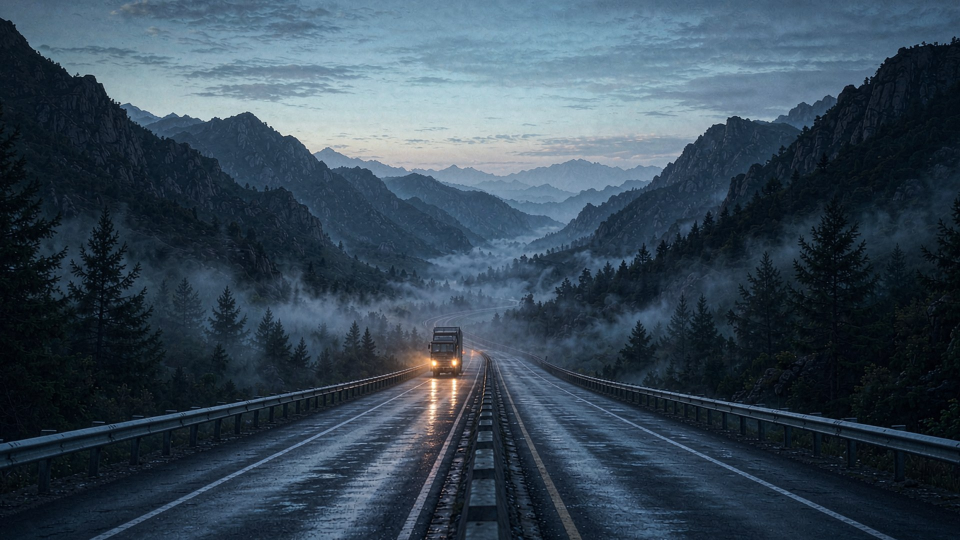
#> input picture assets/frames/f01.jpg, 1920 x 1080 px (shown at 1/2 size)
$ python -i render.py   (imports and definitions only)
#> lines starting #> are read from the running program, lines starting #| are printed output that depends on the picture
### story.py
"""《第五个轮子》/ THE FIFTH WHEEL — 单一来源。

片子的一切都从这里出：镜头、时长、构图、旁白、字幕、音效、落版。
改片子只改这个文件；docs/02-SHOTLIST.md 由 `render.py --shotlist` 生成，
`verify.py` 会拿它反过来核对，防止「改了时长忘了重生成文档」。

赛道 AS · 十堰市茅箭区首届 Token 产业 IP 创意大赛 · AI 产业宣传片

v2（闸 D 之后改的，三路盲读各指一遍）：
  · 第 5、6 镜换成「牵引车倒进挂车底下」「从地面仰视挂车底盘落下来」——
    原来那个抽象的圆盘法兰，三位评委都说「这不是牵引座」，改「拍事件」而不是「拍零件」。
  · 第 7 镜由冲压改成钢卷库（原图的钣金像布，被指违反物理）。
  · 第 11 镜由啮合齿轮改成「货架上成排的同步器」（原来那张齿圈不啮合，被指结构错）。
  · 英文全部重写：原稿五处直译，`THE FIFTH WHEEL` 在英语里是「多余的人」的习语，
    与中文意思相反，落版改成 `THE FIFTH WHEEL COUPLING`（行内正式名）。
  · 首句「四个轮子走路」会被画面里的多轴车反驳，改成「四只轮子先落地」——只说不落地的那个。
"""
from __future__ import annotations

from dataclasses import dataclass

W, H = 1920, 1080
FPS = 24
DUR = 156.0

# 底本尺寸（3:2，比 16:9 多出取景余量；生成器出 1536×1024 再放大到这里）
PW, PH = 2400, 1600

FONT_CN = "C:/Windows/Fonts/Noto Sans SC (TrueType).otf"
FONT_CN_B = "C:/Windows/Fonts/Noto Sans SC Bold (TrueType).otf"
FONT_NUM = "C:/Windows/Fonts/Deng.ttf"


@dataclass
class Shot:
    key: str
    dur: float
    kind: str          # wide / macro / inside
    move: str          # in / out / left / right / up / down / still
    grade: str         # cool / warm / steel / dusk
    prompt: str
    note: str = ""     # 这一镜承担哪一句论证

    # [8 lines left out: function start, not called in this run]

    @property
    def end(self) -> float:
        return self.start + self.dur


# ---------------------------------------------------------------- 镜头
# 视觉总纲：工业微距 + 冷钢蓝灰 + 唯一暖色（弧光/钠灯）。
# 卡车一律不挂牌照、不露商标；远景靠雾、逆光、剪影，避开生成器的车头比例软肋。
STYLE = (
    "cinematic industrial brand-film still, shot on ARRI Alexa with anamorphic 40mm, "
    "volumetric haze, desaturated steel blue-grey palette with one warm amber accent, "
    "deep crushed shadows, soft highlight rolloff, fine 35mm grain, photorealistic, "
    "no text, no lettering, no logos, no watermark, no people looking at camera"
)

SHOTS: list[Shot] = [
    Shot("dawn_road", 11.0, "wide", "in", "cool",
         "a two-lane mountain highway at first light cutting through the Qinling foothills, "
         "low mist between dark ridges, a single heavy truck far away with headlights on, "
         "wet asphalt reflecting cold sky, wide establishing shot"),
    Shot("wheel_close", 8.0, "macro", "left", "steel",
         "extreme close-up of a heavy truck front wheel rolling through a shallow puddle on wet asphalt, "
         "water and grit thrown up, tyre tread filling the frame, motion blur at the rim"),
    Shot("four_wheels", 8.0, "wide", "right", "cool",
         "low angle under a parked heavy truck at dawn showing four wheels in a row on wet concrete, "
         "chassis rails and air tanks above, backlit haze, symmetric composition"),
    Shot("under_body", 8.0, "inside", "up", "steel",
         "inside the chassis of a heavy truck looking along the drivetrain: propeller shaft, "
         "axle housing, air lines, greased metal, a thin shaft of light from above"),
    Shot("couple_wide", 10.0, "wide", "right", "dusk",
         "a tractor unit slowly reversing under a parked semi-trailer in a freight yard at dusk, "
         "low three-quarter view from the rear corner of the tractor, the gap between tractor and "
         "trailer narrowing, silhouettes, sodium lamps in haze, wet asphalt"),
    Shot("couple_low", 8.0, "inside", "up", "warm",
         "extreme low angle from the ground beneath a semi-trailer: the trailer's steel underside and "
         "landing legs overhead, the tractor's rear frame entering from the right, thick grease and "
         "worn steel, one amber work lamp, deep shadow"),
    Shot("coil", 8.0, "wide", "right", "cool",
         "cold-rolled steel coils stacked in rows inside a dark plant, an overhead crane hook and sling "
         "above them, shafts of daylight from high windows, dust in the air, industrial scale"),
    Shot("weld", 8.0, "wide", "in", "cool",
         "rows of welding robots on a truck cab assembly line, blue-white arc flashes, sparks falling, "
         "cab shells in jigs, dark hall with haze"),
    Shot("paint", 7.0, "wide", "left", "steel",
         "a truck cab shell moving through a paint booth, electrostatic mist, soft light bars overhead, "
         "glossy white surface, sterile industrial atmosphere"),
    Shot("assembly", 9.0, "wide", "down", "cool",
         "a truck cab being lowered onto a chassis on the final assembly line, workers in dark uniforms "
         "guiding it by hand, cables and hoists above, dramatic top light, silhouettes only"),
    Shot("rack", 8.0, "macro", "in", "steel",
         "rows of identical machined synchroniser assemblies standing in a factory rack, oiled steel "
         "surfaces, cold overhead light, a repeating pattern receding into darkness, shallow depth of field"),
    Shot("caliper", 7.0, "macro", "left", "warm",
         "a gloved hand holding a digital micrometer against a machined steel part, measurement jaws "
         "touching the surface, shallow depth of field, warm task light in a dark inspection room"),
    Shot("screen", 7.0, "wide", "in", "cool",
         "a dark control room with a wall of screens showing abstract production data and wireframe "
         "vehicle geometry, cold blue glow on empty chairs, shallow depth of field"),
    Shot("gate_out", 9.0, "wide", "out", "warm",
         "an unbranded white heavy truck rolling out of a factory gate at sunrise, long shadows across "
         "wet concrete, guard booth silhouette, backlit dust, hopeful morning light"),
    Shot("highway", 9.0, "wide", "right", "cool",
         "aerial view of a convoy of heavy trucks crossing a high viaduct between mountains, morning fog "
         "in the valley below, cold blue and pale gold, sweeping drone shot"),
    Shot("port", 10.0, "wide", "in", "dusk",
         "a heavy truck driving up the ramp into a ro-ro vehicle carrier at dusk, ship hull towering, "
         "port cranes and containers in silhouette, sodium lights reflecting on wet dock"),
    Shot("overseas", 9.0, "wide", "left", "warm",
         "a cab-over-engine heavy truck with a box trailer on a two-lane highway through tropical "
         "highlands at dawn, palms and bamboo at the roadside, mist lying in the valleys, "
         "three-quarter side view, long lens compression"),
    Shot("couple_open", 6.0, "wide", "in", "warm",
         "a semi-trailer being released from a tractor unit at dawn: the trailer standing on its landing "
         "legs, the tractor pulling away, the coupling gap opening, backlit dust, wide three-quarter view"),
    Shot("card", 6.0, "wide", "still", "steel", ""),   # 落版由代码画，不用底图
]

TOTAL_FRAMES = int(round(DUR * FPS))


def _starts() -> list[float]:
    out, t = [], 0.0
    for s in SHOTS:
        out.append(t)
        t += s.dur
    return out


STARTS = _starts()
assert abs(sum(s.dur for s in SHOTS) - DUR) < 1e-6, sum(s.dur for s in SHOTS)


# ---------------------------------------------------------------- 旁白
@dataclass
class Voice:
    idx: int
    t: float
    text: str
    en: str
    window: float
    voice: str = "zh-CN-YunxiNeural"
    rate: str = "-14%"
    pitch: str = "-2Hz"


VOICES: list[Voice] = [
    Voice(1, 1.6, "一台重卡，四只轮子先落地。",
          "Four wheels take the road first.", 8.2),
    Voice(2, 27.4, "第五个轮子不落地。它只做一件事——接住重量。",
          "The fifth never touches it. It does one thing: it carries the load.", 9.6),
    Voice(3, 45.4, "牵引座。行内叫它，第五个轮子。",
          "The coupling plate. The trade calls it the fifth wheel.", 8.4),
    Voice(4, 54.0, "在茅箭，一千一百五十家企业，做的是同一件事。",
          "In Maojian, 1,150 suppliers do the same thing.", 8.4),
    Voice(5, 63.6, "把别人的重量，接住。",
          "They carry someone else's load.", 7.2),
    Voice(6, 86.0, "一套同步器，国内市场九成。",
          "Its synchronisers hold nine tenths of the domestic market.", 8.8),
    Voice(7, 100.4, "四十万辆的产能，从一个山口出发。",
          "Capacity for 400,000 vehicles a year, out of a mountain pass.", 9.4),
    Voice(8, 116.6, "这座城没有海。",
          "This city has no sea.", 7.0),
    Voice(9, 125.6, "于是它把海，装进了车轮。",
          "So it carried the sea out on wheels.", 8.6),
    Voice(10, 137.0, "四只轮子带它走。第五个轮子，让它接住世界。",
          "Four wheels carry it. The fifth lets it hold the world.", 9.4),
]

assert all(v.t + v.window <= DUR for v in VOICES)


# ---------------------------------------------------------------- 屏幕字（除旁白外的定位字）
@dataclass
class Label:
    key: str
    t0: float
    t1: float
    text: str
    sub: str = ""
    pos: str = "left"     # left / center


LABELS: list[Label] = [
    Label("n1150", 56.6, 62.8, "1,150", "汽车及零部件企业｜auto & parts suppliers", "left"),
    Label("n90", 88.4, 93.2, "90%", "同步器 · 国内市场份额｜synchroniser share, China", "left"),
    Label("n40", 102.6, 107.6, "400,000", "整车及专用车年产能｜annual capacity", "left"),
]


# ---------------------------------------------------------------- 音效
@dataclass
class Cue:
    t: float
    kind: str
    gain: float = 1.0


CUES: list[Cue] = [
    Cue(11.0, "tyre", 0.8),        # 轮子压水
    Cue(19.2, "metal", 0.5),       # 底盘金属
    Cue(35.2, "grease", 0.4),      # 倒车前的液压
    Cue(45.4, "pin", 1.0),         # 牵引销落座（全片第一声「咔」）
    Cue(53.0, "press", 0.8),       # 钢卷落垛
    Cue(61.0, "weld", 0.85),       # 焊接
    Cue(69.0, "spray", 0.5),
    Cue(76.0, "hoist", 0.7),
    Cue(85.0, "gear", 0.5),
    Cue(93.0, "caliper", 0.35),
    Cue(107.0, "engine", 0.8),     # 出厂
    Cue(116.0, "wind", 0.55),
    Cue(125.0, "horn", 0.6),       # 港口
    Cue(135.0, "wind2", 0.5),
    Cue(144.2, "unlock", 0.9),     # 锁钩打开
    Cue(147.8, "pin", 1.0),        # 最后一声「咔」，画面已黑
]


# ---------------------------------------------------------------- 落版
CARD = {
    "line1": "茅箭",
    "line2": "中国商用车之都",
    "line3": "第五个轮子",
    "line4": "MAOJIAN · SHIYAN",
    "line5": "THE FIFTH WHEEL COUPLING",
    "foot": "本片由生成式 AI 制作｜MADE WITH GENERATIVE AI　·　2026",
}

# 字幕安全区（像素）
SUB = {"x": 132, "y_cn": 884, "size_cn": 46, "size_en": 28, "gap": 52, "max_w": 1180}


# ---------------------------------------------------------------- 每个镜头承担的论证
# 判据是「去掉这一镜，论证塌不塌」；写不出来就说明这个镜头可以删。
NOTES = {
    "dawn_road": "开局交代地理：山、路、第一辆车",
    "wheel_close": "「轮子先落地」——拍到物理层面",
    "four_wheels": "四只轮子成排，给「第五个」留出空位",
    "under_body": "钻到车底，视线开始找那个不落地的轮子",
    "couple_wide": "把「接住」拍成事件：牵引车倒进挂车底下",
    "couple_low": "从地面仰视，重量真的从上面压下来",
    "coil": "产业链起点：一块钢",
    "weld": "车身成形",
    "paint": "涂装＝出厂的体面",
    "assembly": "合装＝一台车的完成",
    "rack": "成排的同一个零件＝「九成」的视觉论证",
    "caliper": "精度：千分尺上的那一格",
    "screen": "数字化：智慧工厂的另一半",
    "gate_out": "出厂，第一次朝向外面",
    "highway": "山口与桥——「从一个山口出发」",
    "port": "第一次见海",
    "overseas": "海的那边，同一种车",
    "couple_open": "反向动作：分开，才说明刚才接住过",
    "card": "落版",
}
for _s in SHOTS:
    _s.note = NOTES.get(_s.key, "")


# ---------------------------------------------------------------- 黑场（留给最后一声「咔」）
# 从 BLK0 开始 0.6 s 落黑，到 CARD_IN 一直是黑；落版 CARD_IN 起淡入。
# verify.py 用同一对数字判「这一段本来就该是黑的」，不再把设计当缺陷。
BLK0 = 147.55
BLK1 = 148.15
CARD_IN = 150.0

### render.py
"""把 18 张底本渲成 156 秒《第五个轮子》。

用法：
  py -3 render.py --prep                 # 去水印、放大、分级缓存
  py -3 render.py --stills 5 40 120      # 出指定秒数的静帧（核对用）
  py -3 render.py --pipe                 # 直接喂 ffmpeg 出成片
  py -3 render.py --seg 1/4 --silent     # 分段（并行用）；--concat 拼接
  py -3 render.py --shotlist             # 生成 docs/02-SHOTLIST.md（单一来源反向核对）

原则：画面只由 story.py 决定；这里的每个函数都必须是纯函数（同输入同输出），
否则 verify.py 的重渲断言会失败。
"""
from __future__ import annotations

import argparse
import math
import subprocess
import sys
from pathlib import Path

import cv2
import numpy as np
from PIL import Image, ImageDraw, ImageFilter, ImageFont

import story

ROOT = Path(__file__).resolve().parent
RAW = ROOT / "keyframes" / "raw"
PLATE = ROOT / "keyframes" / "plate"
OUT = ROOT / "out"
FONTS = {
    "cn": story.FONT_CN_B,
    "cn_light": story.FONT_CN,
    "num": story.FONT_NUM,
    "serif": "C:/Windows/Fonts/Source Han Serif SC Heavy (TrueType).ttf",
}

W, H = story.W, story.H
FPS = story.FPS
PW, PH = story.PW, story.PH
PRESET = "fast"
THREADS = "3"
WATERMARK_H = 96          # 底部水印高度（原始 1024 高里的像素）


# ---------------------------------------------------------------- 基础工具
def imread_u(path: Path) -> np.ndarray:
    buf = np.fromfile(str(path), dtype=np.uint8)
    img = cv2.imdecode(buf, cv2.IMREAD_COLOR)
    if img is None:
        raise SystemExit(f"读不出图片：{path}")
    return img


# [5 lines left out: function imwrite_u, not called in this run]


def smoothstep(x: float) -> float:
    x = min(1.0, max(0.0, x))
    return x * x * (3 - 2 * x)


def ease(x: float) -> float:
    """镜头运动用：头尾更慢，中间更匀。"""
    return 0.5 - 0.5 * math.cos(math.pi * min(1.0, max(0.0, x)))


# ---------------------------------------------------------------- 前处理
def prep_one(key: str) -> Path:
    dst = PLATE / f"{key}.png"
    if dst.exists():
        return dst
    img = imread_u(RAW / f"{key}.png")
    h, w = img.shape[:2]
    # 1) 切掉底部生成器水印
    img = img[: h - WATERMARK_H, :, :]
    # 2) 等比放大到高 = PH，再中心裁到 PW 宽（保住构图中心，两侧只裁一点）
    s = PH / img.shape[0]
    img = cv2.resize(img, (int(round(img.shape[1] * s)), PH), interpolation=cv2.INTER_CUBIC)
    if img.shape[1] < PW:
        pad = (PW - img.shape[1]) // 2 + 1
        img = cv2.copyMakeBorder(img, 0, 0, pad, pad, cv2.BORDER_REFLECT)
    x0 = (img.shape[1] - PW) // 2
    img = img[:, x0:x0 + PW, :]
    # 3) 轻微锐化（放大后的补偿），不改变色
    blur = cv2.GaussianBlur(img, (0, 0), 1.2)
    img = cv2.addWeighted(img, 1.28, blur, -0.28, 0)
    imwrite_u(dst, img)
    return dst


# ---------------------------------------------------------------- 分级
# [38 lines left out: function grade, not called in this run]


# ---------------------------------------------------------------- 镜头运动
MOVES = {
    #        z0    z1    dx0  dx1  dy0  dy1
    "in":    (1.00, 1.085, 0.0, 0.0, 0.0, 0.0),
    "out":   (1.085, 1.00, 0.0, 0.0, 0.0, 0.0),
    "left":  (1.07, 1.07, 0.9, -0.9, 0.0, 0.0),
    "right": (1.07, 1.07, -0.9, 0.9, 0.0, 0.0),
    "up":    (1.07, 1.07, 0.0, 0.0, 0.8, -0.8),
    "down":  (1.07, 1.07, 0.0, 0.0, -0.8, 0.8),
    "still": (1.035, 1.035, 0.0, 0.0, 0.0, 0.0),
}


# [16 lines left out: function window, not called in this run]


# ---------------------------------------------------------------- 粒子/氛围
_GRAIN: list[np.ndarray] = []


# [8 lines left out: function grain_tiles, not called in this run]


_VIG: np.ndarray | None = None


# [9 lines left out: function vignette, not called in this run]


_SCRIM_B: np.ndarray | None = None
_SCRIM_L: np.ndarray | None = None


# [70 lines left out: functions scrim_bottom, scrim_left, text_sprite, paste_rgba, not called in this run]


TAIL = 104  # 底版右缘渐隐带宽度：字右边必须留出这么宽，渐隐不许压到字上


# [39 lines left out: functions label_sprite, spaced, not called in this run]


# ---------------------------------------------------------------- 落版
_CARD: np.ndarray | None = None


# [40 lines left out: function card_frame, not called in this run]


# ---------------------------------------------------------------- 渲染器
class Renderer:
    def __init__(self, no_text: bool = False):
        self.no_text = no_text
        self.plates: dict[str, np.ndarray] = {}
        for s in story.SHOTS:
            if s.prompt:
                # 调色是逐点运算：先对整张底本做一次，再裁窗口，结果等价而便宜一百倍。
                self.plates[s.key] = grade(imread_u(prep_one(s.key)), s.grade)
        self.bounds = list(zip([s.key for s in story.SHOTS], story.STARTS,
                               [s.end for s in story.SHOTS]))
        # 字幕精灵
        self.subs = {}
        for v in story.VOICES:
            sp, off = text_sprite([(v.text, story.SUB["size_cn"], "cn", 1.0),
                                   (v.en, story.SUB["size_en"], "cn_light", 0.80)], shadow=5)
            self.subs[v.idx] = (sp, off)
        # 数字字卡
        self.labs = {}
        for lb in story.LABELS:
            self.labs[lb.key] = label_sprite(lb.text, lb.sub)
        self.lab_t0 = {lb.key: lb.t0 for lb in story.LABELS}

    # [241 lines left out: functions shot_at, frame, fade_frames, retag, encode, shotlist and 1 more, not called in this run]


# [2 lines not run here, left out]

>>> import cv2
>>> picture = cv2.imread('assets/frames/f01.jpg', cv2.IMREAD_GRAYSCALE)
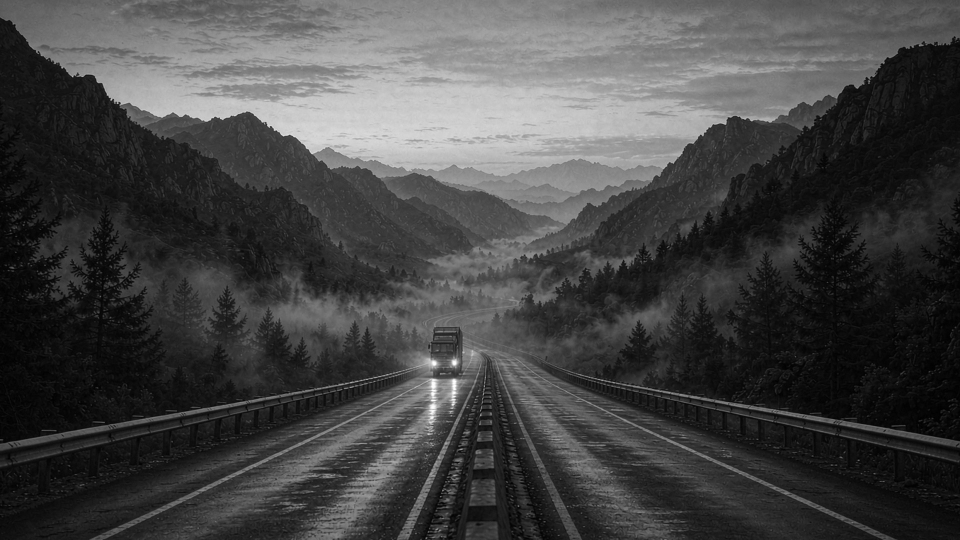
#> picture: shape (1080, 1920) (shown at 1/2 size); min 0, max 255, mean 68.2
>>> result = Renderer().frame(picture)
#> (the run stopped early here; a loop or call above may not have finished)

$ run again, on assets/frames/f05.jpg
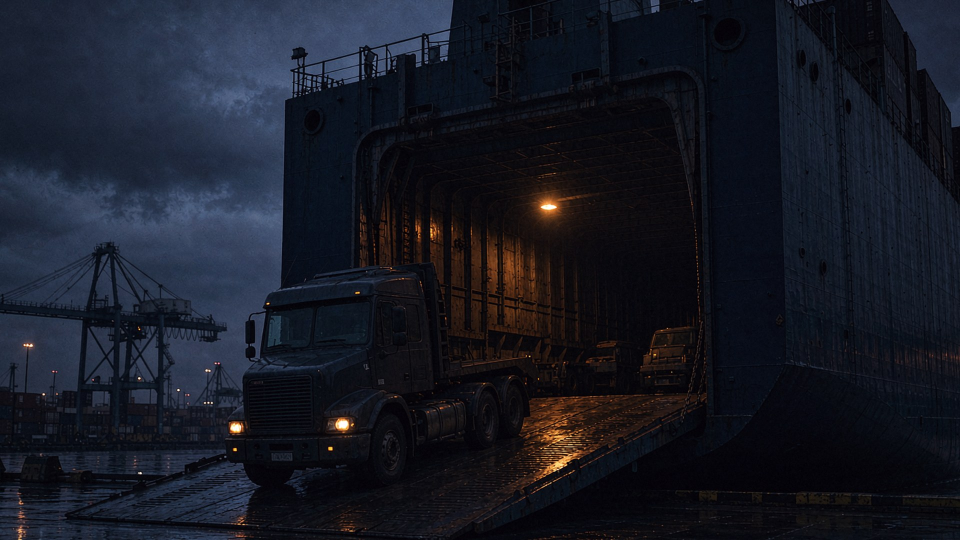
#> input picture assets/frames/f05.jpg, 1920 x 1080 px (shown at 1/2 size)
#> `picture = cv2.imread('assets/frames/f01.jpg', cv2.IMREAD_GRAYSCALE)`:
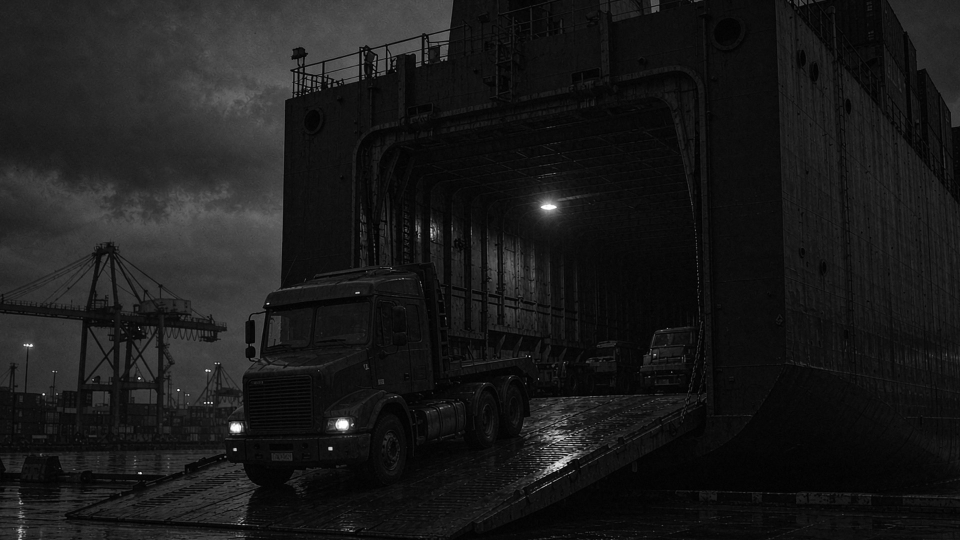
#> picture: shape (1080, 1920) (shown at 1/2 size); min 0, max 255, mean 25.9
